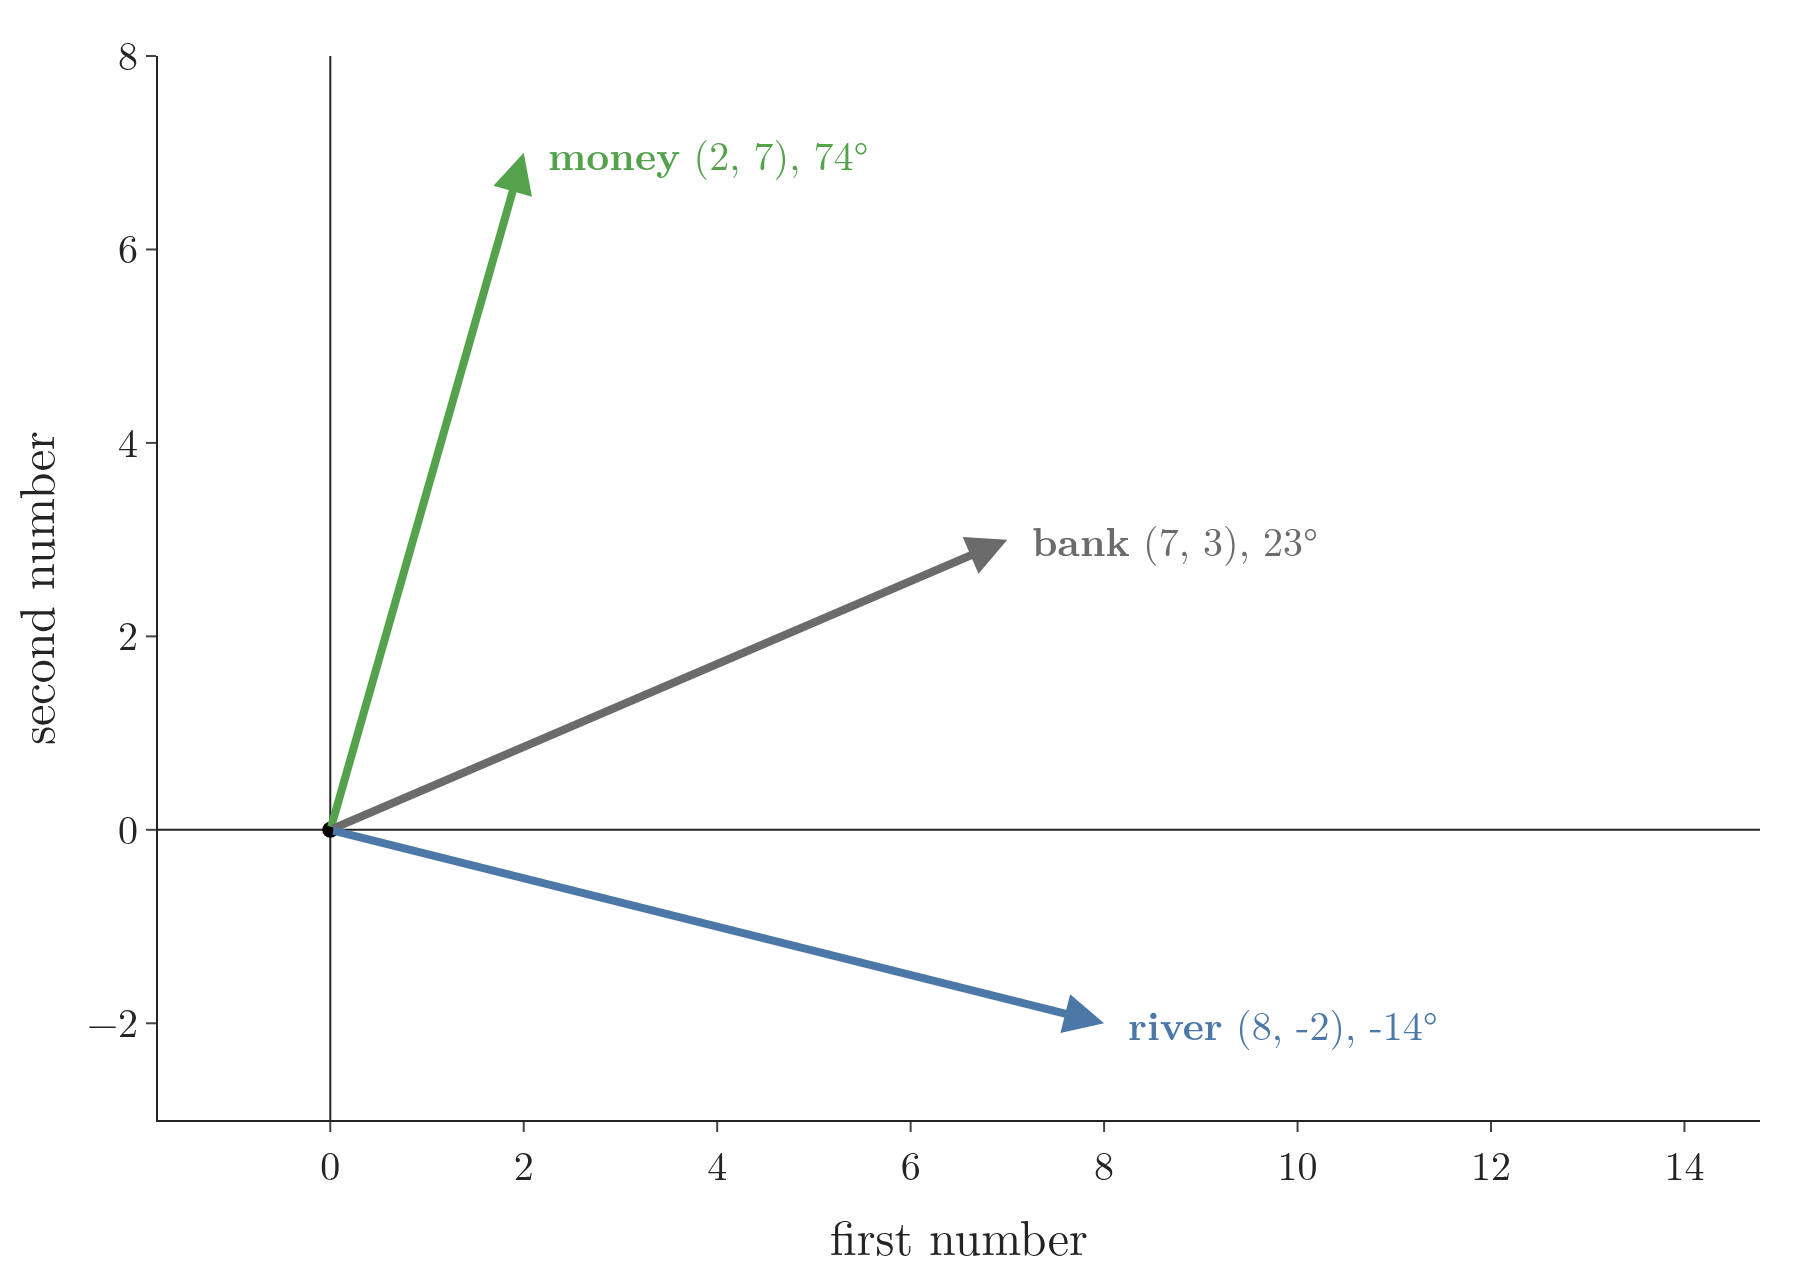

Write the Python code that produced this figure.
"""Section 3: the hand-picked 2-number embeddings of the Note as arrows from the origin: money (2, 7), bank (7, 3)
and river (8, -2), with the angle of each arrow. Data: data/vectors.csv (kind e). Plotly."""
from pathlib import Path
import numpy as np
import pandas as pd
import plotly.graph_objects as go
from common import GREY, GREEN, BLUE, ORANGE, FONT

here = Path(__file__).parent
V = pd.read_csv(here.parent / "data" / "vectors.csv").query("kind == 'e'").drop_duplicates("word").set_index("word")
E = {w: V.loc[w, ["x", "y"]].to_numpy(float) for w in ("money", "bank", "river")}
assert E["money"].tolist() == [2, 7] and E["bank"].tolist() == [7, 3] and E["river"].tolist() == [8, -2]
fig = go.Figure()
for w, col in (("money", GREEN), ("bank", GREY), ("river", BLUE)):
    x, y = E[w]
    ang = np.degrees(np.arctan2(y, x))
    fig.add_annotation(x=x, y=y, ax=0, ay=0, xref="x", yref="y", axref="x", ayref="y", showarrow=True, arrowhead=2,
                       arrowwidth=4, arrowcolor=col, text="")
    fig.add_annotation(x=x, y=y, text=f"<b>{w}</b> ({x:g}, {y:g}), {ang:.0f}°", showarrow=False, xanchor="left",
                       xshift=10, font=dict(size=20, color=col))
fig.add_scatter(x=[0], y=[0], mode="markers", marker=dict(size=8, color="black"), showlegend=False)
fig.update_layout(template="simple_white", width=900, height=640, font=dict(FONT, size=20),
                  xaxis=dict(range=[-1, 14], title="first number", zeroline=True, dtick=2),
                  yaxis=dict(range=[-3, 8], title="second number", zeroline=True, scaleanchor="x", dtick=2),
                  margin=dict(l=70, r=20, t=20, b=60))
fig.write_image(here / "word_arrows.png", scale=2)
fig.write_image(here / "word_arrows.pdf")
